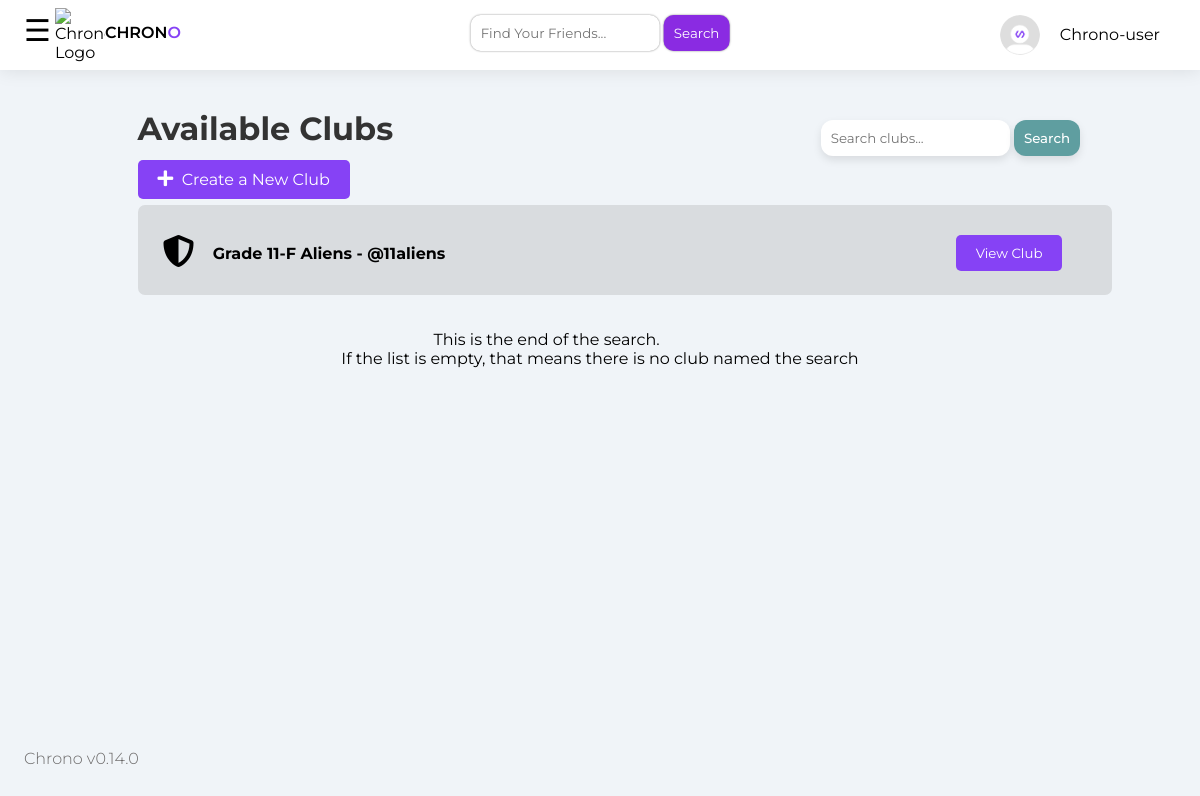
/clubs (signed in), run on an earlier commit of the app's database.
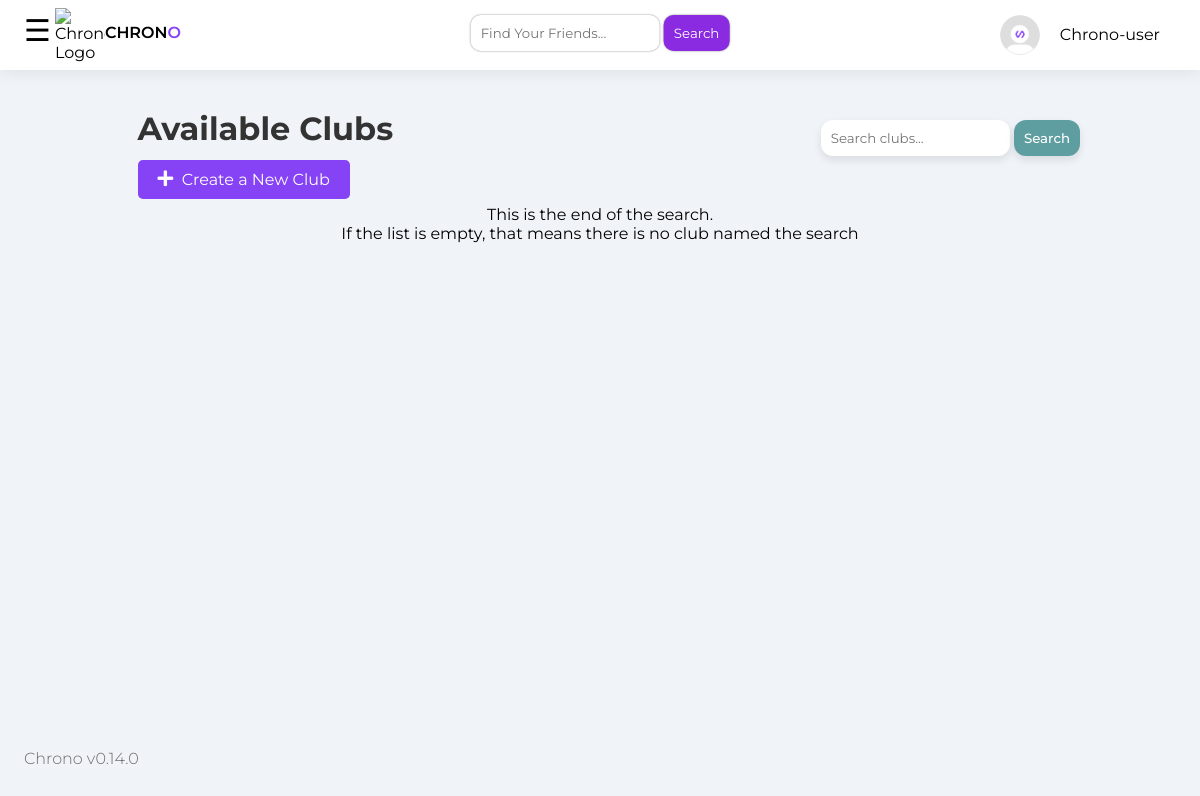
And on a later commit of the database.
### app.py (models this page shows)
class User(UserMixin, db.Model):
    id = db.Column(db.Integer, primary_key=True)
    username = db.Column(db.String(150), unique=True, nullable=False)
    email = db.Column(db.String(150), unique=True, nullable=False)
    password = db.Column(db.String(150), nullable=False)
    xp_count = db.Column(db.Integer, default=0)
    birthdate = db.Column(db.Date, nullable=False)
    display_name = db.Column(db.String(150), default='Chrono-user ')
    bio = db.Column(db.Text)
    youtube = db.Column(db.Text, nullable=False, default="N/A")
    facebook = db.Column(db.Text, nullable=False, default="N/A")
    twitter = db.Column(db.Text, nullable=False, default="N/A")
    insta = db.Column(db.Text, nullable=False, default="N/A")
    tiktok = db.Column(db.Text, nullable=False, default="N/A")
    level = db.Column(db.Integer, default=0)
    profile_image = db.Column(db.String(150), nullable=True, default='Default.png')
    club_id = db.Column(db.Integer, db.ForeignKey('club.id'))
    league = db.Column(db.String(80), nullable=False, default='Tantalum')
    yt_badge = db.Column(db.Boolean, default=False)
    account_type = db.Column(db.Text, default='Free')
    club_name = db.Column(db.String(150))
    club = db.relationship('Club', backref=db.backref('members', lazy=True), foreign_keys=[club_id])
    followers = db.relationship('Follow', foreign_keys=[Follow.followed_id],
                                backref=db.backref('followed', lazy='joined'),
                                lazy='dynamic',
                                cascade='all, delete-orphan')
    following = db.relationship('Follow', foreign_keys=[Follow.follower_id],
                                backref=db.backref('follower', lazy='joined'),
                                lazy='dynamic',
                                cascade='all, delete-orphan')

class Club(db.Model):
    id = db.Column(db.Integer, primary_key=True)  # Unique ID for each club
    name = db.Column(db.String(100), nullable=False)  # Club name
    description = db.Column(db.Text)  # Club description
    created_at = db.Column(db.DateTime, default=datetime.utcnow)  # When the club was created
    codename = db.Column(db.String(50), unique=True, nullable=False)
    creator_id = db.Column(db.Integer, db.ForeignKey('user.id'))
    other_user_id = db.Column(db.Integer, db.ForeignKey('user.id'))  # Another foreign key
    creator = db.relationship('User', foreign_keys=[creator_id])
    other_user = db.relationship('User', foreign_keys=[other_user_id])

### app.py (the view)
@clubs_bp.route('/clubs', methods=['GET'])
def list_clubs():
    clubs = Club.query.all()
    query = request.args.get('q', '')
    if query:
        clubs = Club.query.filter(Club.name.ilike(f'%{query}%')).all()
    else:
        clubs = Club.query.all()
    return render_template('clubs/list.html', clubs=clubs)

### app.py (called while the page is built)
@login_manager.user_loader
def load_user(user_id):
    return User.query.get(int(user_id))

### templates/clubs/list.html (shortened to what this page needs)
<!DOCTYPE html>
<html lang="en">
<head>
    <link rel="stylesheet" href="{{ url_for('static', filename='css/ss.css') }}">
    <link rel="stylesheet" href="{{ url_for('static', filename='css/uni.css') }}">
    <link rel="stylesheet" href="{{ url_for('static', filename='css/stylesdashboard.css') }}">
    <link rel="stylesheet" href="https://cdnjs.cloudflare.com/ajax/libs/font-awesome/5.15.4/css/all.min.css">
</head>
<body>
{% if current_user.is_authenticated %}
<div class="booty">
    <nav class="navbar">
    <div id="mySidenav" class="sidenav">
        <div class="nbutton">
            <p style="font-weight: 300; color: rgb(107, 105, 105); position: fixed; left: 2%; bottom: 2%; ">Chrono v0.14.0</p>
        </div>
    </div>
      <div class="logo-container">
        <span style="float: left; font-size:30px;cursor:pointer; padding: 4px;" onclick="openNav()">&#9776 </span>
        <img src="https://i.ibb.co/YBxkyWP/Chrono.png" alt="Chrono Logo" style="float: left;"> <p style="color: black; float: left; font-weight: 550; margin-top: 15px;"> CHRON</p><p style="color: #8642f5;float: right; font-weight: 550; margin-top: 15px;">O</p>
      </div>
    <div class="profile">
        <form class="searchu" action="{{ url_for('search.search_users') }}" method="GET">
            <input class="findfriends" type="text" name="query" placeholder="Find Your Friends...">
            <button class="findfrbtn" type="submit">Search</button>
        </form>
       <div class="click">
<img src="{{ url_for('static', filename='uploads/' + current_user.profile_image) }}" alt="Profile Picture" class="profile-pic">
<span class="profile-name">{{current_user.display_name or current_user.username}}</span>
    </div>
</div>
</nav>
    <div class="container">
    <h1>Available Clubs</h1>
    <form class="csearch" action="{{ url_for('clubs.list_clubs') }}" method="GET">
        <input class="cshold" type="text" name="q" placeholder="Search clubs...">
        <button class="csbutton" type="submit">Search</button>
    </form>
    <a class="acbtn" href="{{ url_for('clubs.create_club') }}"><i class="fas fa-plus"></i>&nbsp; Create a New Club</a>
    <ul>
        {% for club in clubs %}
        <li class="flwr">
            <i style="float: left;" class="fas fa-shield-alt fa-2x"></i><h4 style="float: left;">&nbsp;&nbsp;&nbsp; {{ club.name }} - {{ club.codename }}</h4><br>
        </li>
        <button class="flwrbtn" onclick="window.location.href='/clubs/{{club.id}}'">View Club</button>
        <br>
        {% endfor %}
    </ul>
    <p style="text-align: center;">This is the end of the search.<br>If the list is empty, that means there is no club named the search</p>
{% else %}
Login
{% endif %}
</div>
</body>
</html>

### static/css/ss.css (style rules this page uses)
.container { margin: 0% 10%; font-family: 'Montserrat', sans-serif; }
.csearch { position: absolute; top: 15%; right: 10%; }
.cshold { padding: 10px; font-family: 'Montserrat', sans-serif; border-radius: 12px; border: none; box-shadow: 0 4px 9px rgba(0, 0, 0, 0.1); }
.csbutton { padding: 10px; background-color: cadetblue; font-family: 'Montserrat', sans-serif; border-radius: 12px; font-weight: 500; color: white; border: none; box-shadow: 0 4px 9px rgba(0, 0, 0, 0.1); }
.acbtn { text-decoration: none; padding: 10px 20px; background-color: #8642f5; border: none; border-radius: 5px; color: white; }

### static/css/uni.css (style rules this page uses)
button { font-family: 'Montserrat', sans-serif; }
body { font-family: "Montserrat", sans-serif; background-color: #f0f4f8; margin: 0; padding: 0; transition: background-color .5s; display: flex; flex-wrap: wrap; max-width: 100%; overflow-x: hidden; }
.booty { width: 100%; box-sizing: border-box; font-family: "Montserrat", sans-serif; }
.navbar { display: flex; flex-wrap: wrap; width: 100%; justify-content: space-between; align-items: center; padding: 5px 20px; background-color: #ffffff; box-shadow: 0 0 18px rgba(0, 0, 0, 0.1); box-sizing: border-box; }
.profile { float: right; padding: 10px; cursor: pointer; vertical-align: middle; }
.profile-pic { width: 40px; height: 40px; float: left; border-radius: 50%; }
.profile-name { margin-left: 10px; float: right; display: block; padding: 10px; }
.logo-container img { width: 50px; }
.sidenav { height: 100%; width: 0; position: fixed; z-index: 1; top: 0; left: 0; background-color: #f8f7f7; overflow-x: hidden; transition: 0.5s; padding-top: 60px; }
.searchu { float: left; position: absolute; top: 15px; left: 50%; transform: translateX(-50%); }
.findfriends { border-width: 0; border-radius: 10px; box-shadow: 0px 0px 2px 0px rgba(0, 0, 0, 0.5); padding: 10px; font-family: 'Montserrat', sans-serif; }
.findfrbtn { padding: 10px; background-color: blueviolet; color: white; border-width: 0; border-radius: 10px; box-shadow: 0px 0px 2px 0px rgba(0, 0, 0, 0.5); font-family: 'Montserrat', sans-serif; }
.fas { font-size: large; }

### static/css/stylesdashboard.css (style rules this page uses)
.container { padding: 1.4641288433382137628111273792094%; box-sizing: border-box; }
h1 { color: #333; }

What changed in the data, as far as the page shows it:
removed Club: name "Grade 11-F Aliens", codename "@11aliens"
